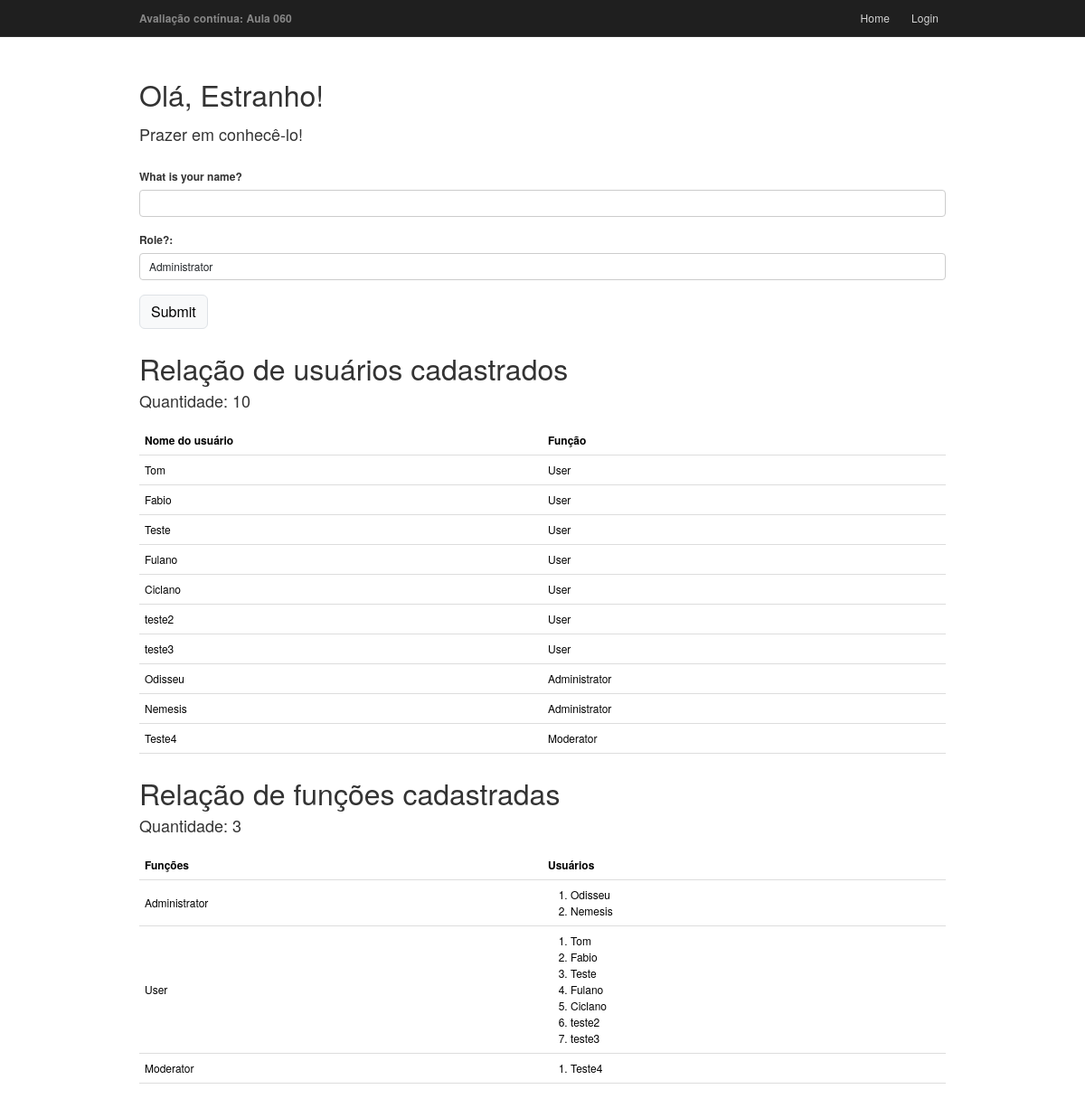
The page / on the database its author committed.
### app.py (models this page shows, shortened)
class User(db.Model):
    __tablename__ = 'users'
    id = db.Column(db.Integer, primary_key=True)
    username = db.Column(db.String(64), unique=True, index=True)
    role_id = db.Column(db.Integer, db.ForeignKey('roles.id'))

class Role(db.Model):
    __tablename__ = 'roles'
    id = db.Column(db.Integer, primary_key=True)
    name = db.Column(db.String(64), unique=True)
    users = db.relationship('User', backref='role', lazy='dynamic')

### app.py (the view, shortened to what this page needs)
@app.route('/', methods=['GET', 'POST'])
def index():
    form = NameForm()
    role_order = {'Administrator': 0, 'Moderator': 1, 'User': 2}
    roles = sorted(Role.query.all(), key=lambda role: role_order.get(role.name, 99))
    existing_role_names = {role.name for role in roles}
    missing_roles = [
        Role(name=role_name)
        for role_name in ('Administrator', 'Moderator', 'User')
        if role_name not in existing_role_names
    ]
    if missing_roles:
        db.session.add_all(missing_roles)
        db.session.commit()
        roles = sorted(Role.query.all(), key=lambda role: role_order.get(role.name, 99))
    return render_template(
        'index.html',
        form=form,
        name=session.get('name'),
        known=session.get('known', False),
        users=User.query.order_by(User.id).all(),
        roles=Role.query.order_by(Role.id).all(),
        role_count=Role.query.count(),
        user_count=User.query.count(),
    )

### app.py
class NameForm(FlaskForm):
    name = StringField('What is your name?', validators=[DataRequired()])
    role = SelectField(
        'Role?:',
        choices=[('Administrator', 'Administrator'), ('Moderator', 'Moderator'), ('User', 'User')],
        validators=[DataRequired()],
    )
    submit = SubmitField('Submit')

### templates/index.html (shortened to what this page needs)
{% extends "base.html" %}
{% block content %}
<div class="page-heading">
  <h1>Olá, {% if name %}{{ name }}{% else %}Estranho{% endif %}!</h1>
  {% if not known %}
  <p>Prazer em conhecê-lo!</p>
  {% else %}
  <p>Prazer em vê-lo novamente!</p>
  {% endif %}
  <form method="POST" class="home-form my-4">
    <div class="form-group mb-3">
      {{ form.name.label(class="form-label") }}
      {{ form.name(class="form-control") }}
    </div>
    <div class="form-group mb-3">
      {{ form.role.label(class="form-label") }}
      {{ form.role(class="form-control") }}
    </div>
    {{ form.submit(class="btn btn-light border") }}
  </form>
  <h2 class="mt-3 mb-1 fw-normal">Relação de usuários cadastrados</h2>
  <p>Quantidade: {{ user_count }}</p>
  <table class="table align-middle users-table">
    <thead>
      <tr>
        <th scope="col">Nome do usuário</th>
        <th scope="col">Função</th>
      </tr>
    </thead>
    <tbody>
      {% for u in users %}
      <tr>
        <td>{{ u.username }}</td>
        <td>{{ u.role.name if u.role else 'User' }}</td>
      </tr>
      {% else %}
      <tr>
        <td colspan="2" class="text-muted">Nenhum usuário cadastrado.</td>
      </tr>
      {% endfor %}
    </tbody>
  </table>
  <h2 class="mt-4 mb-1 fw-normal">Relação de funções cadastradas</h2>
  <p>Quantidade: {{ role_count }}</p>
  <table class="table align-middle roles-table">
    <thead>
      <tr>
        <th scope="col">Funções</th>
        <th scope="col">Usuários</th>
      </tr>
    </thead>
    <tbody>
      {% for role in roles %}
      <tr>
        <td>{{ role.name }}</td>
        <td>
          <ol>
            {% for user in role.users.all() %}
            <li>{{ user.username }}</li>
            {% endfor %}
          </ol>
        </td>
      </tr>
      {% endfor %}
    </tbody>
  </table>
</div>
{% endblock %}

### templates/base.html (shortened to what this page needs)
<!doctype html>
<html lang="pt-BR">
  <head>
    <link href="https://cdn.jsdelivr.net/npm/bootstrap@5.3.3/dist/css/bootstrap.min.css" rel="stylesheet">
    <link rel="stylesheet" href="{{ url_for('static', filename='css/site.css') }}">
  </head>
  <body>
    <nav class="navbar navbar-expand-lg navbar-dark app-navbar">
      <div class="container">
        <a class="navbar-brand fw-semibold" href="{{ url_for('index') }}">Avaliação contínua: <strong>Aula 060</strong></a>
        <div class="collapse navbar-collapse" id="mainNav">
          <ul class="navbar-nav ms-auto gap-lg-2">
            <li class="nav-item"><a class="nav-link" href="{{ url_for('index') }}">Home</a></li>
            <li class="nav-item"><a class="nav-link" href="{{ url_for('login') }}">Login</a></li>
          </ul>
        </div>
      </div>
    </nav>
    <main class="page-shell">
      <div class="container page-container">
        {% block content %}{% endblock %}
      </div>
    </main>
  </body>
</html>

### static/css/site.css (style rules this page uses)
:root { --page-bg: #ffffff; --ink: #333333; --nav-bg: #181818; }
* { box-sizing: border-box; }
.container { max-width: 916px; }
body { min-height: 100vh; margin: 0; color: var(--ink); background: var(--page-bg); font-family: "Helvetica Neue", Helvetica, Arial, sans-serif; }
.app-navbar { background: #1f1f1f; border-bottom: 1px solid #2f2f2f; min-height: 40px; padding: 0; }
.app-navbar .container { min-height: 40px; }
.navbar-brand, .nav-link { padding-top: 10px; padding-bottom: 10px; font-size: 12px; }
.navbar-brand { color: #888; }
.navbar-brand, .nav-link { letter-spacing: 0.01em; }
.nav-link { color: rgba(255, 255, 255, 0.82); }
.page-shell { padding: 2.25rem 0 3rem; }
.page-container { padding-top: 0; }
.page-heading { max-width: 100%; padding-top: 0.5rem; }
.page-heading h1 { font-size: 2rem; font-weight: 400; margin-bottom: 0.75rem; }
.page-heading p { font-size: 0.95rem; margin-bottom: 0.85rem; }
.table { margin-top: 0.25rem; }
.table th { width: 160px; }
.table td, .table th { vertical-align: middle; }
.users-table, .roles-table { font-size: 12px; }
.users-table th, .roles-table th { border-bottom-color: #ccc; }
.users-table td, .users-table th, .roles-table td, .roles-table th { border-bottom-color: #ddd; padding: 7px 6px; }
.roles-table ol { margin: 0; padding-left: 25px; }
.page-heading p { font-size: 18px; margin-bottom: 0.85rem; }
.home-form { margin-top: 1rem; }
.form-group { margin-bottom: 1rem; }
.form-group label { display: block; font-size: 12px; font-weight: 700; margin-bottom: 0.35rem; }
.form-control { border: 1px solid #ccc; border-radius: 4px; min-height: 28px; padding: 5px 10px; font-size: 12px; }
.home-form .form-control { width: 100%; }

### rows shown on the page
User: username "Tom", role "User"
User: username "Fabio", role "User"
User: username "Teste", role "User"
User: username "Fulano", role "User"
User: username "Ciclano", role "User"
User: username "teste2", role "User"
User: username "teste3", role "User"
User: username "Odisseu", role "Administrator"
User: username "Nemesis", role "Administrator"
User: username "Teste4", role "Moderator"
Role: name "Administrator"
Role: name "User"
Role: name "Moderator"

### other values the page prints
{{ user_count }} "10"
{{ role_count }} "3"
